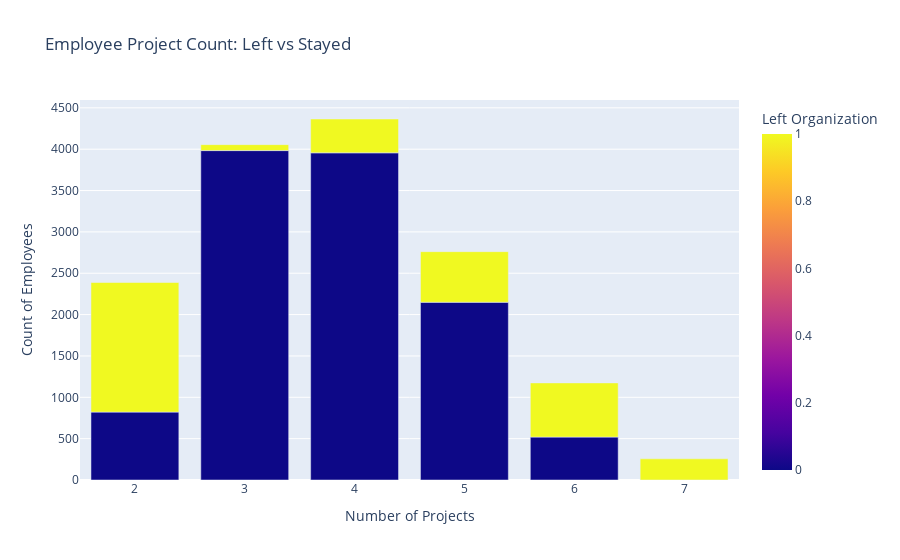

The code cell stored with this chart in its notebook:
### Code cell
# Check if the required columns exist in the DataFrame
if 'number_project' in df.columns and 'left' in df.columns:
    # Create a grouped DataFrame for aggregation
    grouped_data = df.groupby(['number_project', 'left']).size().reset_index(name='count')

    # Create a bar plot using Plotly
    fig = px.bar(
        grouped_data,
        x='number_project',
        y='count',
        color='left',
        barmode='group',
        title='Employee Project Count: Left vs Stayed',
        labels={'left': 'Left Organization', 'number_project': 'Number of Projects'},
        color_discrete_map={0: 'blue', 1: 'red'}  # Optional: Customize colors
    )

    # Update layout for better readability
    fig.update_layout(
        xaxis_title="Number of Projects",
        yaxis_title="Count of Employees",
        legend_title="Employee Status",
        legend=dict(
            orientation="h",
            yanchor="bottom",
            y=1.02,
            xanchor="right",
            x=1
        )
    )

    # Display the interactive plot
    fig.show()
else:
    print("Error: Columns 'number_project' and/or 'left' are not present in the dataset.")

### Figure 1 — Plotly figure (JSON) as saved in the notebook; plotly's stock layout.template omitted (floating-point values rounded to 4 significant figures)
{"data": [{"alignmentgroup": "True", "hovertemplate": "Number of Projects=%{x}<br>count=%{y}<br>Left Organization=%{marker.color}<extra></extra>", "legendgroup": "", "marker": {"color": [0, 1, 0, 1, 0, 1, 0, 1, 0, 1, 1], "coloraxis": "coloraxis", "pattern": {"shape": ""}}, "name": "", "offsetgroup": "", "orientation": "v", "showlegend": false, "textposition": "auto", "type": "bar", "x": [2, 2, 3, 3, 4, 4, 5, 5, 6, 6, 7], "xaxis": "x", "y": [821, 1567, 3983, 72, 3956, 409, 2149, 612, 519, 655, 256], "yaxis": "y"}], "layout": {"autosize": true, "barmode": "group", "coloraxis": {"colorbar": {"title": {"text": "Left Organization"}}, "colorscale": [[0, "#0d0887"], [0.1111, "#46039f"], [0.2222, "#7201a8"], [0.3333, "#9c179e"], [0.4444, "#bd3786"], [0.5556, "#d8576b"], [0.6667, "#ed7953"], [0.7778, "#fb9f3a"], [0.8889, "#fdca26"], [1, "#f0f921"]]}, "legend": {"orientation": "h", "title": {"text": "Employee Status"}, "tracegroupgap": 0, "x": 1, "xanchor": "right", "y": 1.02, "yanchor": "bottom"}, "title": {"text": "Employee Project Count: Left vs Stayed"}, "xaxis": {"anchor": "y", "autorange": true, "domain": [0, 1], "range": [1.5, 7.5], "title": {"text": "Number of Projects"}, "type": "linear"}, "yaxis": {"anchor": "x", "autorange": true, "domain": [0, 1], "range": [0, 4595.0], "title": {"text": "Count of Employees"}, "type": "linear"}}}
